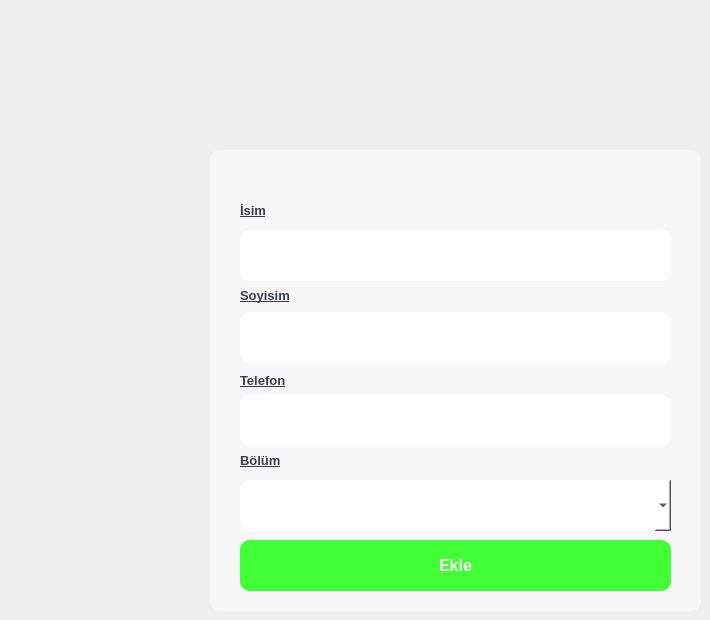
      <widget class="QWidget" name="tab_2">
       <attribute name="title">
        <string>Personel Ekle</string>
       </attribute>
       <widget class="QWidget" name="widget_6" native="true">
        <property name="geometry">
         <rect>
          <x>210</x>
          <y>150</y>
          <width>491</width>
          <height>461</height>
         </rect>
        </property>
        <property name="styleSheet">
         <string notr="true">background:#F7F7F7;
border-radius:10px;</string>
        </property>
        <widget class="QPushButton" name="btn_ekle">
         <property name="geometry">
          <rect>
           <x>30</x>
           <y>390</y>
           <width>431</width>
           <height>51</height>
          </rect>
         </property>
         <property name="font">
          <font>
           <pointsize>12</pointsize>
           <weight>75</weight>
           <bold>true</bold>
          </font>
         </property>
         <property name="cursor">
          <cursorShape>OpenHandCursor</cursorShape>
         </property>
         <property name="styleSheet">
          <string notr="true">background-color: rgb(66, 255, 53);
color:white;
border-radius:10px;</string>
         </property>
         <property name="text">
          <string>Ekle</string>
         </property>
        </widget>
        <widget class="QTextEdit" name="textEdit">
         <property name="geometry">
          <rect>
           <x>30</x>
           <y>80</y>
           <width>431</width>
           <height>51</height>
          </rect>
         </property>
         <property name="styleSheet">
          <string notr="true">background:#FFFFFF;
border-radius:10px;</string>
         </property>
        </widget>
        <widget class="QLabel" name="label_2">
         <property name="geometry">
          <rect>
           <x>30</x>
           <y>135</y>
           <width>151</width>
           <height>21</height>
          </rect>
         </property>
         <property name="font">
          <font>
           <pointsize>10</pointsize>
           <weight>75</weight>
           <bold>true</bold>
           <underline>true</underline>
          </font>
         </property>
         <property name="styleSheet">
          <string notr="true">color:#393E46;</string>
         </property>
         <property name="text">
          <string>Soyisim</string>
         </property>
        </widget>
        <widget class="QLabel" name="label_3">
         <property name="geometry">
          <rect>
           <x>30</x>
           <y>220</y>
           <width>121</width>
           <height>21</height>
          </rect>
         </property>
         <property name="font">
          <font>
           <pointsize>10</pointsize>
           <weight>75</weight>
           <bold>true</bold>
           <underline>true</underline>
          </font>
         </property>
         <property name="styleSheet">
          <string notr="true">color:#393E46;</string>
         </property>
         <property name="text">
          <string>Telefon</string>
         </property>
        </widget>
        <widget class="QTextEdit" name="textEdit_2">
         <property name="geometry">
          <rect>
           <x>30</x>
           <y>162</y>
           <width>431</width>
           <height>51</height>
          </rect>
         </property>
         <property name="styleSheet">
          <string notr="true">background:#FFFFFF;
border-radius:10px;</string>
         </property>
        </widget>
        <widget class="QComboBox" name="cb_bolum">
         <property name="geometry">
          <rect>
           <x>30</x>
           <y>330</y>
           <width>431</width>
           <height>51</height>
          </rect>
         </property>
         <property name="maximumSize">
          <size>
           <width>16777215</width>
           <height>16777215</height>
          </size>
         </property>
         <property name="font">
          <font>
           <pointsize>14</pointsize>
           <weight>75</weight>
           <bold>true</bold>
          </font>
         </property>
         <property name="contextMenuPolicy">
          <enum>Qt::DefaultContextMenu</enum>
         </property>
         <property name="styleSheet">
          <string notr="true">background:#FFFFFF;
border-radius:10px;</string>
         </property>
        </widget>
        <widget class="QLabel" name="label_4">
         <property name="geometry">
          <rect>
           <x>30</x>
           <y>300</y>
           <width>71</width>
           <height>21</height>
          </rect>
         </property>
         <property name="font">
          <font>
           <pointsize>10</pointsize>
           <weight>75</weight>
           <bold>true</bold>
           <underline>true</underline>
          </font>
         </property>
         <property name="styleSheet">
          <string notr="true">color:#393E46;</string>
         </property>
         <property name="text">
          <string>Bölüm</string>
         </property>
        </widget>
        <widget class="QLabel" name="label">
         <property name="geometry">
          <rect>
           <x>30</x>
           <y>50</y>
           <width>61</width>
           <height>21</height>
          </rect>
         </property>
         <property name="font">
          <font>
           <family>MS Shell Dlg 2</family>
           <pointsize>10</pointsize>
           <weight>75</weight>
           <bold>true</bold>
           <underline>true</underline>
          </font>
         </property>
         <property name="styleSheet">
          <string notr="true">color:#393E46;</string>
         </property>
         <property name="text">
          <string>İsim</string>
         </property>
        </widget>
        <widget class="QTextEdit" name="textEdit_4">
         <property name="geometry">
          <rect>
           <x>30</x>
           <y>245</y>
           <width>431</width>
           <height>51</height>
          </rect>
         </property>
         <property name="styleSheet">
          <string notr="true">background:#FFFFFF;
border-radius:10px;</string>
         </property>
        </widget>
       </widget>
      </widget>
